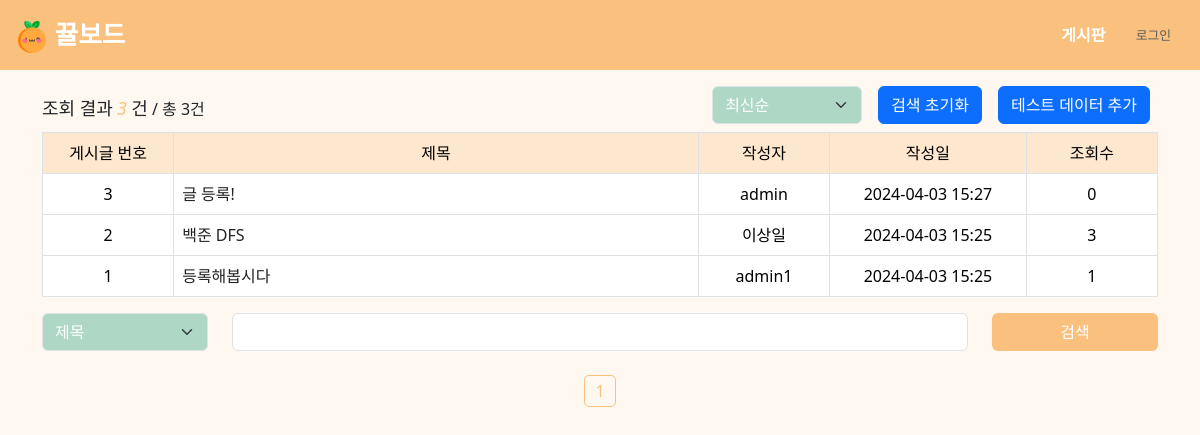
Before: /board/index with the older database file.
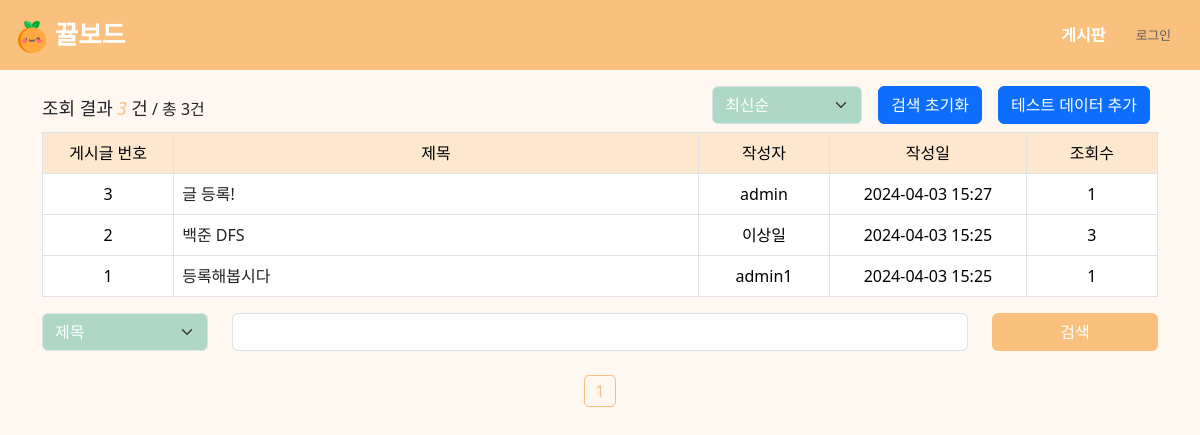
After: the same page with the newer database file.
### app/database.py (models this page shows, shortened)
class Post(db.Model):
    post_id = db.Column(db.Integer, primary_key=True, autoincrement=True)
    title = db.Column(db.String, nullable=False)
    body = db.Column(db.Text, nullable=False)
    user_id = db.Column(db.Integer, ForeignKey('user.user_id'), nullable=False)
    status = db.Column(db.String, nullable=True)
    problem_url = db.Column(db.String, nullable=True)
    created_at = db.Column(db.DateTime, nullable=False)
    updated_at = db.Column(db.DateTime, nullable=False)
    click_count = db.Column(db.Integer, nullable=True)
    like_count = db.Column(db.Integer, nullable=True)
    secret_mode = db.Column(db.Boolean, nullable=True)
    user = relationship('User', back_populates='posts', lazy='joined')
    comments = relationship('Comment', back_populates='post', lazy='joined', cascade='all, delete-orphan')

class User(UserMixin, db.Model):
    user_id = db.Column(db.Integer, primary_key=True)
    username = db.Column(db.String, unique=True, nullable=False)
    password = db.Column(db.String)
    email = db.Column(db.String, unique=True)
    grade = db.Column(db.Integer, default=0)
    userpic = db.Column(db.String)
    comment = db.Column(db.String)
    created_at = db.Column(db.DateTime, default=datetime.now)
    posts = relationship('Post', back_populates='user', lazy='joined')
    comments = relationship('Comment', back_populates='user', lazy='joined')

### app/board/routes.py (the view)
@board_bp.route('/index')
def index():
    cate = request.args.get('cate', "", type=str)
    keyword = request.args.get('keyword', "", type=str)
    page = request.args.get('page', 1, type=int)
    sort = request.args.get('sort', 'recent', type=str)
    perPage = 20
    if keyword:
        if cate == "title":
            posts_query = Post.query.filter(Post.title.like(f"%{keyword}%"))
        elif cate == "writer":
            posts_query = Post.query.join(User).filter(User.username == keyword)
        elif cate == "content":
            posts_query = Post.query.filter(Post.body.like(f"%{keyword}%"))
        else:
            posts_query = Post.query
    else:
        posts_query = Post.query
    if sort == 'old':
        posts_query = posts_query.order_by(Post.created_at.asc())
    elif sort == 'recent':
        posts_query = posts_query.order_by(Post.created_at.desc())
    elif sort == 'click':
        posts_query = posts_query.order_by(Post.click_count.desc())
    pag = posts_query.paginate(page=page, per_page=perPage)
    stIdx = pag.total - (pag.page - 1) * pag.per_page
    postsCount = min(pag.total, (page - 1) * perPage + len(pag.items))
    isLogin = current_user.is_authenticated
    return render_template('board/index.html', pag=pag, postsCount=postsCount, keyword=keyword, cate=cate, stIdx=stIdx, sort=sort, isLogin=isLogin)

### templates/board/index.html (shortened to what this page needs)
{% extends "layout.html" %}
{% block content %}
    <div class="container">
        <div>
            <div class="row">
                <div class="col align-items-center d-flex">
                    <div class="board-text-line">
                        <h2>조회 결과</h2>
                        <h2 class="post-count">{{ postsCount }}</h2>
                        <h2>건</h2>
                        <h3>/ 총 {{ pag.total }}건</h3>
                    </div>
                </div>
                <div class="col justify-content-end d-flex">
                    <div class="col mb-2 mx-2 justify-content-end d-flex">
                        <select id="sort-by-select" class="form-select form-select-color-custom form-select-size-custom"
                                aria-label="">
                            <option value="recent" {% if sort=='recent' %}selected{% endif %}>최신순</option>
                        </select>
                    </div>
                    <a href="{{ url_for('board.index') }}" class="btn btn-primary mb-2 mx-2">검색 초기화</a>
                    <form class="form-inline" action="{{ url_for('board.test_data') }}" method="POST">
                        <button type="submit" class="btn btn-primary mb-2 mx-2">테스트 데이터 추가</button>
                    </form>
                </div>
            </div>
            <table class="table postTable table-bordered">
                <thead>
                <tr>
                    <th class="postNum">게시글 번호</th>
                    <th class="postTitle">제목</th>
                    <th class="postWriter">작성자</th>
                    <th class="postDate">작성일</th>
                    <th class="postHit">조회수</th>
                </tr>
                </thead>
                <tbody>
                {% for post in pag.items %}
                    <tr>
                        <td style="text-align: center;">{{ stIdx - loop.index0 }}</td>
                        <td>
                            <a class="board-td-custom" href="{{ url_for('board.detail', post_id=post.post_id)}}">{{ post.title }}</a>
                        </td>
                        <td style="text-align: center;">{{ post.user.username }}</td>
                        <td style="text-align: center;">{{ post.updated_at.strftime("%Y-%m-%d %H:%M") }}</td>
                        <td style="text-align: center;">{{ post.click_count }}</td>
                    </tr>
                {% endfor %}
                </tbody>
            </table>
        </div>
        <form>
            <div class="row">
                <div class="col-lg-2">
                    <select name="cate" class="form-select form-select-color-custom form-select-size-custom" aria-label="" style="width: 100%;">
                        <option value="title" {% if cate=='title' %}selected{% endif %}>제목</option>
                    </select>
                </div>
                <div class="col-lg-8">
                    <input type="text" name="keyword" value="{{keyword}}" class="form-control">
                </div>
                <div class="col-lg-2">
                    <button class="btn btn-theme-color" style="width: 100%;">검색</button>
                </div>
            </div>
        </form>
        <div class="page-nav mt-4">
            <div class="col justify-content-center d-flex align-items-center">
                {% for page_num in pag.iter_pages() %}
                    {% if page_num %}
                        {% if page_num != pag.page %}
                            <a class="page-nav-item" href="{{ url_for('board.index', page=page_num, sort=sort, cate=cate, keyword=keyword) }}">{{ page_num }}</a>
                        {% else %}
                            <a class="page-nav-item-current">{{ page_num }}</a>
                        {% endif %}
                    {% else %}
                        ...
                    {% endif %}
                {% endfor %}
            </div>
        </div>
    </div>
{% endblock %}

### templates/layout.html (shortened to what this page needs)
<!doctype html>
<html lang="en">
<head>
    <link rel="stylesheet" type="text/css" href="{{ url_for('static', filename='css/custom.css') }}">
    <link rel="stylesheet" type="text/css" href="{{ url_for('static', filename='css/board.css') }}">
    <link rel="stylesheet" type="text/css" href="{{ url_for('static', filename='css/comment.css') }}">
</head>
<body>
    <nav id="Nav">
        <div class="navContainer">
            <a class="navLogo" href="{{ url_for('board.index') }}">
                <img class="navbarLogo" src="/static/kkyul.png" alt="🍊">
                뀰보드
            </a>
            <div>
                <a href="{{ url_for('board.index') }}" class="btn navBtn">게시판</a>
                {% if current_user.is_authenticated %}
                <a href="{{ url_for('acc.profile') }}" class="btn navBtn">내정보</a>
                <a href="{{ url_for('acc.logout') }}" class="btn navBtn loginBtn">로그아웃</a>
                {% else %}
                <a href="{{ url_for('acc.login') }}" class="btn loginBtn">로그인</a>
                {% endif %}
            </div>
        </div>
    </nav>
    <div class="customBody">
        {% block content %}
        {% endblock %}
    </div>
</body>
</html>

### static/css/board.css (style rules this page uses)
.table thead th { text-align: center; font-weight: normal; background-color: rgba(250, 193, 126, 0.3); }
.table th:nth-child(1) { width: 10%; }
.table th:nth-child(2) { width: 40%; }
.table th:nth-child(3) { width: 10%; }
.table th:nth-child(4) { width: 15%; }
.table th:nth-child(5) { width: 10%; }
.board-text-line h2 { font-size: 18px; display: inline; }
.board-text-line h3 { font-size: 16px; display: inline; }
.board-text-line .post-count { color: #FAC17E; font-style: italic; }
.form-select-color-custom { background-color: #AED7C6; color: #FFFFFF; }
.form-select-size-custom { width: 150px; }
.btn-theme-color, .btn-theme-color:hover { background-color: #FAC17E; color: #FFFFFF; }
.page-nav .page-nav-item-current { margin-left: 9px; margin-right: 9px; color: #FAC17E; border: 1px solid #FAC17E; border-radius: 5px; padding: 3px 10px; }
.board-td-custom { color: #222222; }

Changed rows visible on the page:
changed Post "글 등록!": click_count "0" → "1"
